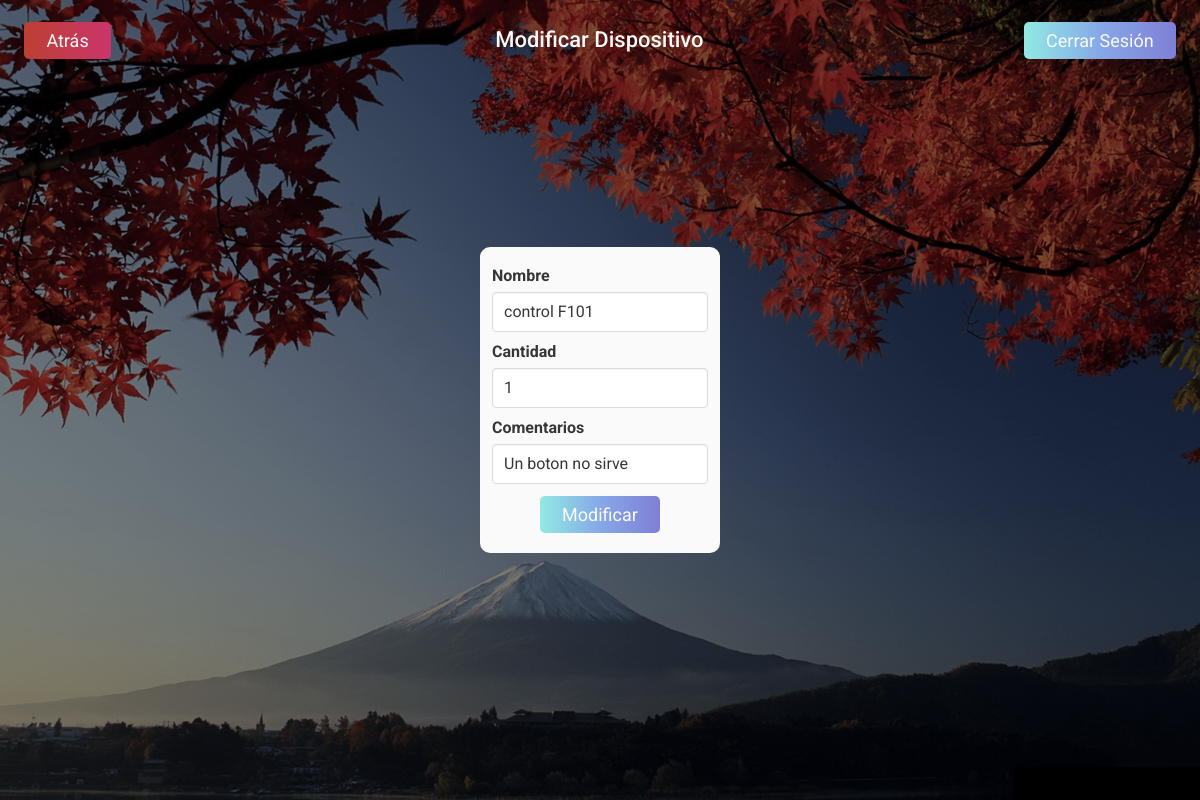
The page /mod_dispositivos.php?id=F101 (signed in) on the database its author committed.
### tables this page shows
create table dispositivo(
  id varchar(50) not null primary key,
  nombre varchar(255) not null,
  cantidad int not null,
  prestado int not null,
  observaciones varchar(255)
);

### public/php/mod-dispositivos/ModDispositivoController.php (called while the page is built, shortened)
<?php
include_once('public/php/connection.php');
class ModDispositivoController {
	private $db = null;
	function __construct() {
		$this->database = new Connection();
		$this->db = $this->database->open();
	}
	public function getDispositivoInfo($id) {
		try{
			$sql = "SELECT * FROM dispositivo WHERE id='$id'";
      $dispositivo = $this -> fetch($sql);
      return $dispositivo;
		} catch(PDOException $e){
			return false;
		}
	}
  private function fetch($sql) {
    try {
      $data = $this->db->query($sql);
      return $data -> fetchAll();
    }
    catch(PDOException $e){
      throw new PDOException($e -> getMessage());
    }
  }
}
?>

### public/php/connection.php (called while the page is built, shortened)
<?php
Class Connection {
	private $server = "mysql:host=localhost;dbname=prestamos";
	private $username = "root";
	private $password = "";
	private $options  = array(PDO::ATTR_ERRMODE => PDO::ERRMODE_EXCEPTION,PDO::ATTR_DEFAULT_FETCH_MODE => PDO::FETCH_ASSOC,);
	public function open() {
 		try{
 			$this->conn = new PDO($this->server, $this->username, $this->password, $this->options);
 			return $this->conn;
 		}
 		catch (PDOException $e){
 			$response = ['success' => false, 'err0r' => $e->getMessage()];
 			echo json_encode($response);
 			die;
 		}
  }
}
?>

### mod_dispositivos.php (the view, shortened to what this page needs)
<?php
  include_once('public/php/mod-dispositivos/ModDispositivoController.php');
  $controller = new ModDispositivoController();
  $idDispositivo = array_key_exists("id", $_GET) ? $_GET['id']: $_POST['id'];
  $dispositivo = $controller -> getDispositivoInfo($idDispositivo)[0];
?>
<!DOCTYPE html>
<html lang="es">
<head>
  <link rel="stylesheet" href="https://cdn.jsdelivr.net/npm/bulma@0.9.4/css/bulma.min.css">
  <link rel="stylesheet" type="text/css" href="public/css/reset.css">
  <link rel="stylesheet" type="text/css" href="public/css/lista-prestamos/lista-prestamos.css">
  <link rel="stylesheet" type="text/css" href="public/css/lista-prestamos/header.css">
  <link rel="stylesheet" type="text/css" href="public/css/mod-dispositivos/mod-dispositivos.css">
</head>
<body>
  <div class="container-main">
    <header>
      <div class="title-wrapper f-start">
          <span>
              <button type="button" class="btn-atras mrgn-left" onclick="location.href='lista_dispositivos.php'">Atrás</button>
          </span>
      </div>
      <div class="title-wrapper f-center">
          <span class="t-medium">
              Modificar Dispositivo
          </span>
      </div>
      <div class="title-wrapper f-end">
          <span>
              <button type="button" class="btn-salir mrgn-right" onclick="location.href='logout.php'">Cerrar Sesión</button>
          </span>
      </div>
    </header>
    <main>
      <div class="loans-container scrollbar f-center">
        <div class="add-card" style="width: 20vw;">
          <form method="POST" action="<?php echo $_SERVER['PHP_SELF'];?>">
            <div class="field">
              <label class="label">Nombre</label>
              <div class="control">
                <input class="input" type="text" name="nombre_dispositivo" placeholder="Nombre" value="<?= $dispositivo['nombre'] ?>">
              </div>
            </div>
            <div class="field">
              <label class="label">Cantidad</label>
              <div class="control">
                <input class="input" type="number" name="cantidad_dispositivo" placeholder="Cantidad" value="<?= $dispositivo['cantidad'] ?>">
              </div>
            </div>
            <div class="field">
              <label class="label">Comentarios</label>
              <div class="control">
                <input class="input" type="text" name="comentarios_dispositivo" placeholder="Comentarios" value="<?= $dispositivo['observaciones'] ?>">
              </div>
            </div>
            <div class="f-center">
              <input class="btn-salir" type="submit" value="Modificar" name="mod_device">
            </div>
          </form>
        </div>
      </div>
    </main>
  </div>
</body>
</html>

### public/css/lista-prestamos/lista-prestamos.css (style rules this page uses)
* { font-family: 'Roboto', sans-serif !important; font-size: 16px; color: #212121; }
html { overflow-y: hidden !important; }
.container-main { display: grid; grid-template-rows: 10vh 1fr; height: 100vh; background-color: #fafafa; }
.container-main main { display: grid; grid-template-rows: 80vh 1fr; font-size: 16px; font-family: 'Roboto', sans-serif; }
.label { font-family: 'Roboto', sans-serif !important; }
.add-card { background-color: #fafafa; border-radius: 10px; width: 24.2vw; padding: 1.3rem .75rem; }
.loans-container { overflow: auto; padding: 0 2rem; }

### public/css/lista-prestamos/header.css (style rules this page uses)
header { display: grid; grid-template-columns: repeat(2, 33.3%) 1fr; }
.title-wrapper { font-size: 22px; font-family: 'Roboto', sans-serif; }
.btn-salir { font-size: 18px; border-radius: 5px; color: #fafafa; border: 0; padding: .5rem 1.4rem; background: #8e2de2; background: -webkit-linear-gradient(to right, #8e2de2, #4a00e0); background: linear-gradient(to right, #8e2de2, #4a00e0); }
.btn-atras { font-size: 18px; border-radius: 5px; color: #fafafa; border: 0; padding: .5rem 1.4rem; background: #CB356B; background: -webkit-linear-gradient(to right, #BD3F32, #CB356B); background: linear-gradient(to right, #BD3F32, #CB356B); }
.t-medium { font-family: 'Roboto', sans-serif; font-weight: 500; color: #fafafa; }
.f-center { display: flex; align-items: center; justify-content: center; }
.f-end { display: flex; align-items: center; justify-content: flex-end; }
.f-start { display: flex; align-items: center; justify-content: flex-start; }
.mrgn-right { margin-right: 1.5rem; }
.mrgn-left { margin-left: 1.5rem; }

### mod_dispositivos.php (style rules this page uses)
.container-main { background: linear-gradient(0deg, rgba(0, 0, 0, 0.5), rgba(0, 0, 0, 0.5)), url("./images/mountain_day.png"); background-size: cover; background-repeat: no-repeat; background-position: center; background-attachment: fixed; }
.btn-salir { background: #7F7FD5; background: -webkit-linear-gradient(to right, #91EAE4, #86A8E7, #7F7FD5); background: linear-gradient(to right, #91EAE4, #86A8E7, #7F7FD5); }

### rows shown on the page
dispositivo: nombre_dispositivo "control F101", cantidad_dispositivo "1", comentarios_dispositivo "Un boton no sirve"
